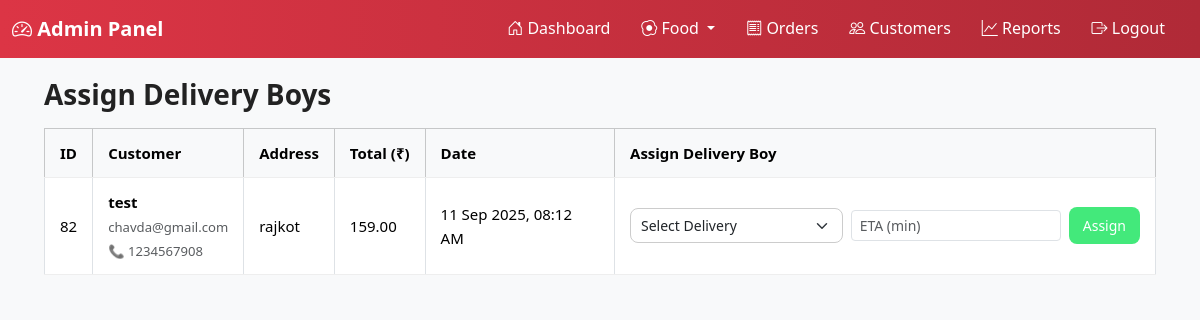
The app's page /admin/assign-delivery.php (signed in) with its own data.
### tables this page shows
CREATE TABLE `orders` (
  `order_id` int(11) NOT NULL,
  `user_id` int(11) NOT NULL,
  `fullname` varchar(100) DEFAULT NULL,
  `email` varchar(100) DEFAULT NULL,
  `mobile` int(10) DEFAULT NULL,
  `address` text DEFAULT NULL,
  `order_details` text DEFAULT NULL,
  `total_amount` float DEFAULT NULL,
  `payment_status` varchar(20) NOT NULL,
  `order_date` timestamp NOT NULL DEFAULT current_timestamp(),
  `user_confirmed` enum('pending','confirmed','cancelled') DEFAULT 'pending',
  `confirm_time` datetime DEFAULT NULL,
  `user_confirm` enum('pending','confirmed','cancelled') DEFAULT 'pending',
  `order_time` datetime DEFAULT current_timestamp(),
  `delivery_boy_id` int(11) DEFAULT NULL,
  `completed_at` datetime DEFAULT NULL,
  `estimated_time` int(11) DEFAULT NULL COMMENT 'time in minutes',
  `status` varchar(50) DEFAULT 'Pending'
);

### admin/assign-delivery.php (the view, shortened to what this page needs)
<?php
include 'admin-header.php';
include '../php/config.php';
$sql = "SELECT
            o.order_id, o.fullname, o.email, o.mobile, o.address,
            o.total_amount, o.order_date
        FROM orders o
        WHERE o.status IS NULL OR o.status='' OR o.status='pending'
        ORDER BY o.order_date ASC";
$result = $conn->query($sql);
?>
<div class="container-fluid px-3 px-md-4">
    <h3 class="mb-3">Assign Delivery Boys</h3>
    <div class="table-responsive">
        <table class="table table-bordered table-hover align-middle">
            <thead class="table-light">
                <tr>
                    <th>ID</th>
                    <th>Customer</th>
                    <th>Address</th>
                    <th>Total (₹)</th>
                    <th>Date</th>
                    <th>Assign Delivery Boy</th>
                </tr>
            </thead>
            <tbody>
                <?php if ($result->num_rows > 0): ?>
                    <?php while ($row = $result->fetch_assoc()): ?>
                        <tr>
                            <td><?= $row['order_id'] ?></td>
                            <td>
                                <strong><?= htmlspecialchars($row['fullname']) ?></strong><br>
                                <span class="text-muted small"><?= htmlspecialchars($row['email']) ?></span><br>
                                <span class="text-muted small">📞 <?= htmlspecialchars($row['mobile']) ?></span>
                            </td>
                            <td><?= htmlspecialchars($row['address']) ?></td>
                            <td><?= number_format($row['total_amount'], 2) ?></td>
                            <td><?= date("d M Y, h:i A", strtotime($row['order_date'])) ?></td>
                            <td>
                                <form method="POST" class="d-flex align-items-center">
                                    <select name="delivery_boy_id" class="form-select form-select-sm me-2" required>
                                        <option value="">Select Delivery</option>
                                    </select>
                                    <input type="number" name="eta" class="form-control form-control-sm me-2" placeholder="ETA (min)" min="5" required>
                                    <button type="submit" name="assign_order" class="btn btn-sm btn-success">Assign</button>
                                </form>
                            </td>
                        </tr>
                    <?php endwhile; ?>
                <?php else: ?>
                    <tr><td colspan="6" class="text-center">No pending orders 🎉</td></tr>
                <?php endif; ?>
            </tbody>
        </table>
    </div>
</div>
<?php include 'admin-footer.php'; ?>

### admin/style.css (style rules this page uses)
* { margin: 0; padding: 0; box-sizing: border-box; font-family: "Segoe UI", Arial, sans-serif; }
body { background: #f5f7fa; color: #333; line-height: 1.6; }
h1, h2, h3, h4, h5 { font-weight: 600; color: #222; }
.table { width: 100%; border-collapse: collapse; font-size: 15px; }
.table thead { background: #f1f3f6; color: #444; }
.table th, .table td { padding: 12px 15px; text-align: left; border-bottom: 1px solid #eee; }
.form-select { padding: 6px 10px; border-radius: 8px; border: 1px solid #ccc; font-size: 14px; cursor: pointer; }
.btn { display: inline-block; padding: 8px 14px; border-radius: 8px; font-size: 14px; cursor: pointer; border: none; text-decoration: none; transition: 0.2s; }
.btn-success { background: #43e97b; color: white; }

### admin/admin-header.php (style rules this page uses)
body { background-color: #f8f9fa; }

### records on screen
orders: order_id "82", fullname "test", email "chavda@gmail.com", mobile "1234567908", address "rajkot", total_amount "159.00", order_date "11 Sep 2025, 08:12 AM"
